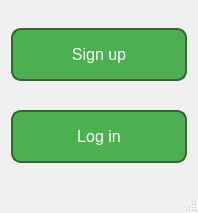
<?xml version="1.0" encoding="UTF-8"?>
<ui version="4.0">
 <class>MainWindow</class>
 <widget class="QMainWindow" name="MainWindow">
  <property name="geometry">
   <rect>
    <x>0</x>
    <y>0</y>
    <width>198</width>
    <height>213</height>
   </rect>
  </property>
  <property name="windowTitle">
   <string>MainWindow</string>
  </property>
  <property name="styleSheet">
   <string notr="true">QDialog {
    background-color: #ffffff; /* Цвет фона окна */
    border: 1px solid #cccccc; /* Контур окна */
    border-radius: 10px; /* Скругленные углы окна */
}
QDialog#loginDialog QLabel#titleLabel {
    font-size: 24px; /* Размер шрифта для заголовка */
    color: #4CAF50; /* Зеленый цвет для заголовка */
    margin-bottom: 20px; /* Отступ снизу заголовка */
}</string>
  </property>
  <widget class="QWidget" name="centralwidget">
   <layout class="QVBoxLayout" name="verticalLayout">
    <item>
     <widget class="QPushButton" name="pushButton">
      <property name="styleSheet">
       <string notr="true">QPushButton {
    background-color: #4CAF50;
    border: none;
    color: white;
    padding: 15px 32px;
    text-align: center;
    text-decoration: none;
    display: inline-block;
    font-size: 16px;
    margin: 4px 2px;
    cursor: pointer;
    border-radius: 10px; /* Задаем скругленные углы */
    box-shadow: 0px 4px 8px rgba(0, 0, 0, 0.2); /* Добавляем тень снизу */
}

QPushButton:hover {
    background-color: #45a049;
    box-shadow: 0px 6px 12px rgba(0, 0, 0, 0.3); /* Изменяем тень при наведении */
}

QPushButton:pressed {
    background-color: #39843a; /* Изменяем цвет при нажатии */
}

QPushButton:focus {
    outline: none; /* Убираем фокусовку по умолчанию */
}

QPushButton {
    border: 2px solid #336633; /* Добавляем контур */
}</string>
      </property>
      <property name="text">
       <string>Sign up</string>
      </property>
     </widget>
    </item>
    <item>
     <widget class="QPushButton" name="LOg_int_Button">
      <property name="styleSheet">
       <string notr="true">QPushButton {
    background-color: #4CAF50;
    border: none;
    color: white;
    padding: 15px 32px;
    text-align: center;
    text-decoration: none;
    display: inline-block;
    font-size: 16px;
    margin: 4px 2px;
    cursor: pointer;
    border-radius: 10px; /* Задаем скругленные углы */
    box-shadow: 0px 4px 8px rgba(0, 0, 0, 0.2); /* Добавляем тень снизу */
}

QPushButton:hover {
    background-color: #45a049;
    box-shadow: 0px 6px 12px rgba(0, 0, 0, 0.3); /* Изменяем тень при наведении */
}

QPushButton:pressed {
    background-color: #39843a; /* Изменяем цвет при нажатии */
}

QPushButton:focus {
    outline: none; /* Убираем фокусовку по умолчанию */
}

QPushButton {
    border: 2px solid #336633; /* Добавляем контур */
}</string>
      </property>
      <property name="text">
       <string>Log in</string>
      </property>
     </widget>
    </item>
   </layout>
  </widget>
  <widget class="QMenuBar" name="menubar">
   <property name="geometry">
    <rect>
     <x>0</x>
     <y>0</y>
     <width>198</width>
     <height>22</height>
    </rect>
   </property>
  </widget>
  <widget class="QStatusBar" name="statusbar"/>
 </widget>
 <resources/>
 <connections/>
</ui>
